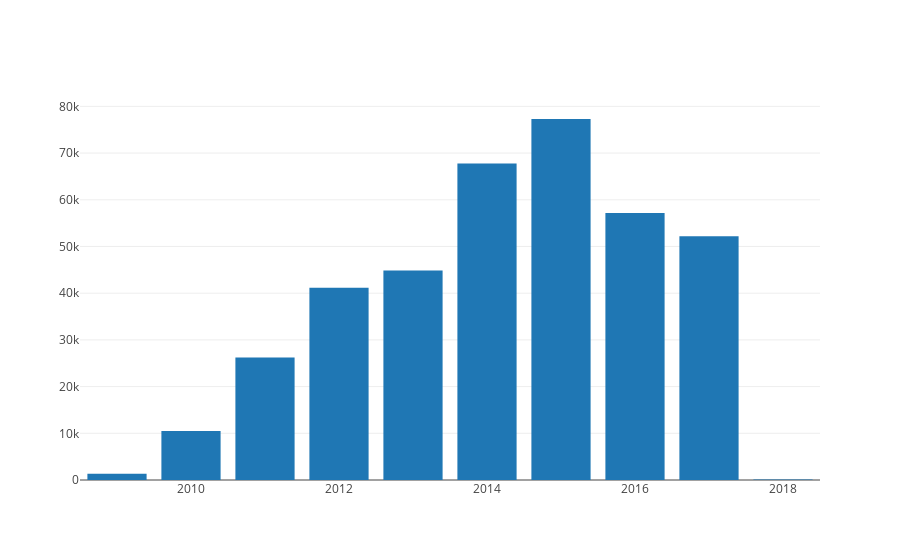

Notebook source saved alongside this figure:
### Code cell
%matplotlib inline
x = year_unique[1:]
y=year_count[1:]
data = [go.Bar(x=x, y=y)]
py.iplot(data)

### Figure 1 — Plotly figure (JSON) as saved in the notebook; plotly's stock layout.template omitted (floating-point values rounded to 4 significant figures)
{"data": [{"type": "bar", "x": [2009, 2010, 2011, 2012, 2013, 2014, 2015, 2016, 2017, 2018], "y": [1329, 10519, 26237, 41165, 44851, 67745, 77300, 57184, 52200, 124]}], "layout": {}}
